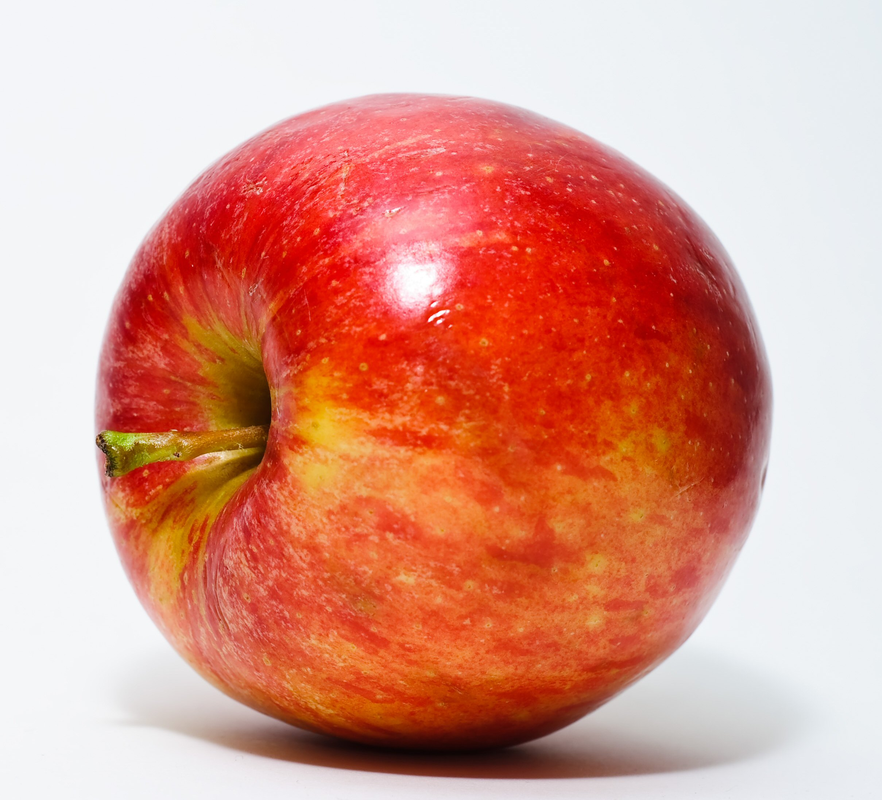
#> input picture tests/fixtures/apple.png, 882 x 800 px, shrunk from 2418 x 2192 before the run
$ python -i shapes.py   (imports and definitions only)
#> lines starting #> are read from the running program, lines starting #| are printed output that depends on the picture; after the words box and inside, x2 and y2 are one past the last pixel; in counts of white or black regions, pixels touching at a corner belong together
### vi3ion/core/geometry/edges.py
"""Edge extraction.

Two complementary passes:
  * Canny on the luminance gradient (strong, clean edges)
  * adaptive threshold (low-contrast UI borders that Canny misses)

The union is intentionally permissive. Contour filtering and OCR-aware response
hygiene remove the resulting noise later.
"""

from __future__ import annotations

import cv2
import numpy as np


def edge_map(bgr: np.ndarray, sigma: float = 0.33) -> tuple[np.ndarray, dict]:
    gray = cv2.cvtColor(bgr, cv2.COLOR_BGR2GRAY)
    blurred = cv2.GaussianBlur(gray, (3, 3), 0)
    median = float(np.median(gray))
    lower = int(max(0, (1.0 - sigma) * median))
    upper = int(min(255, (1.0 + sigma) * median))
    if upper - lower < 20:
        lower, upper = max(0, lower - 20), min(255, upper + 20)
    canny = cv2.Canny(blurred, lower, upper, L2gradient=True)

    block = 15 if min(gray.shape[:2]) >= 120 else 9
    adaptive = cv2.adaptiveThreshold(
        blurred,
        255,
        cv2.ADAPTIVE_THRESH_MEAN_C,
        cv2.THRESH_BINARY_INV,
        block,
        3,
    )

    edges = cv2.bitwise_or(canny, adaptive)
    edges = cv2.morphologyEx(edges, cv2.MORPH_CLOSE, np.ones((3, 3), np.uint8), iterations=1)
    return edges, {
        "threshold_low": lower,
        "threshold_high": upper,
        "edge_density": round(float((edges > 0).mean()), 4),
        "median_luma": round(median, 1),
        "adaptive_block": block,
    }

### vi3ion/core/geometry/contours.py
"""Contour extraction. Contours are geometry, not semantics."""

from __future__ import annotations

import cv2
import numpy as np


def extract_contours(
    edges: np.ndarray,
    min_area: float = 120.0,
    max_area_ratio: float = 0.98,
) -> list[np.ndarray]:
    contours, _ = cv2.findContours(edges, cv2.RETR_LIST, cv2.CHAIN_APPROX_SIMPLE)
    image_area = float(edges.shape[0] * edges.shape[1])
    kept: list[np.ndarray] = []
    for contour in contours:
        area = float(cv2.contourArea(contour))
        if area < min_area or area > image_area * max_area_ratio:
            continue
        kept.append(contour)
    kept.sort(key=lambda c: cv2.contourArea(c), reverse=True)
    return kept

### vi3ion/core/geometry/shapes.py
"""Shape classification from contours.

A rectangle detector establishes a rectangular region. It does not establish
that the region is a button. That distinction is preserved in the evidence.
"""

from __future__ import annotations

from dataclasses import dataclass, field

import cv2
import numpy as np

from .contours import extract_contours
from .edges import edge_map

MIN_AREA_RATIO = 0.00028
MAX_SHAPES = 60


@dataclass
class ShapeDetection:
    shape: str
    x: float
    y: float
    w: float
    h: float
    area: float
    perimeter: float
    solidity: float
    fill_ratio: float
    circularity: float
    aspect_ratio: float
    vertices: int
    angle: float
    confidence: float
    touches_border: bool = False
    attributes: dict = field(default_factory=dict)

    @property
    def bbox(self) -> tuple[float, float, float, float]:
        return (self.x, self.y, self.x + self.w, self.y + self.h)


@dataclass
class GeometryResult:
    shapes: list[ShapeDetection] = field(default_factory=list)
    diagnostics: dict = field(default_factory=dict)
    edges: np.ndarray | None = None


def _classify(contour: np.ndarray, image_area: float) -> ShapeDetection | None:
    area = float(cv2.contourArea(contour))
    if area <= 0:
        return None
    x, y, w, h = cv2.boundingRect(contour)
    if w < 4 or h < 4:
        return None

    perimeter = float(cv2.arcLength(contour, True))
    if perimeter <= 0:
        return None
    approx = cv2.approxPolyDP(contour, 0.02 * perimeter, True)
    vertices = int(len(approx))
    hull = cv2.convexHull(contour)
    hull_area = float(cv2.contourArea(hull)) or 1.0
    solidity = max(0.0, min(1.0, area / hull_area))
    fill_ratio = max(0.0, min(1.0, area / float(w * h)))
    circularity = max(0.0, min(1.0, 4.0 * np.pi * area / (perimeter * perimeter)))
    aspect_ratio = w / float(h) if h else 0.0
    rect = cv2.minAreaRect(contour)
    angle = float(rect[2])

    is_convex = bool(cv2.isContourConvex(approx))
    shape = "polygon"
    confidence = 0.35 + 0.25 * solidity

    if vertices == 4 and is_convex and fill_ratio >= 0.72:
        if 0.88 <= aspect_ratio <= 1.12:
            shape, confidence = "square", min(0.95, 0.55 + 0.45 * fill_ratio)
        else:
            shape, confidence = "rectangle", min(0.95, 0.55 + 0.45 * fill_ratio)
    elif vertices == 3 and fill_ratio >= 0.45:
        shape, confidence = "triangle", min(0.9, 0.45 + 0.5 * fill_ratio)
    elif circularity >= 0.78 and vertices >= 6:
        shape, confidence = "circle", min(0.95, circularity)
    elif fill_ratio >= 0.9 and circularity >= 0.65:
        shape, confidence = "ellipse", min(0.9, circularity)
    elif 4 <= vertices <= 12 and is_convex and fill_ratio >= 0.8 and solidity >= 0.85 and circularity < 0.72:
        # Rounded rectangles land here: corners inflate the vertex count.
        shape, confidence = "rectangle", min(0.92, 0.6 + 0.35 * fill_ratio)
    elif vertices <= 6 and fill_ratio >= 0.55:
        shape, confidence = "polygon", min(0.85, 0.4 + 0.4 * fill_ratio)

    # Extremely elongated, low-fill contours are usually rules/dividers, not elements.
    if max(w, h) / max(1.0, min(w, h)) > 30 and fill_ratio < 0.4:
        return None
    if min(w, h) < 6:
        return None
    if area / image_area > 0.95:
        return None

    return ShapeDetection(
        shape=shape,
        x=float(x),
        y=float(y),
        w=float(w),
        h=float(h),
        area=area,
        perimeter=perimeter,
        solidity=round(solidity, 4),
        fill_ratio=round(fill_ratio, 4),
        circularity=round(circularity, 4),
        aspect_ratio=round(aspect_ratio, 3),
        vertices=vertices,
        angle=round(angle, 2),
        confidence=round(float(confidence), 3),
        attributes={"approx_vertices": vertices, "convex": is_convex},
    )


def detect_shapes(
    bgr: np.ndarray,
    min_area_ratio: float = MIN_AREA_RATIO,
    max_shapes: int = MAX_SHAPES,
) -> GeometryResult:
    height, width = bgr.shape[:2]
    image_area = float(width * height)
    edges, stats = edge_map(bgr)
    contours = extract_contours(edges, min_area=max(80.0, min_area_ratio * image_area))

    detections: list[ShapeDetection] = []
    for contour in contours:
        detection = _classify(contour, image_area)
        if detection is None:
            continue
        x0, y0, x1, y1 = detection.bbox
        detection.touches_border = bool(
            x0 <= 1 or y0 <= 1 or x1 >= width - 1 or y1 >= height - 1
        )
        detections.append(detection)

    # Drop near-duplicate boxes (nested contours of the same visible frame).
    detections.sort(key=lambda d: d.area, reverse=True)
    kept: list[ShapeDetection] = []
    for candidate in detections:
        duplicate = False
        for existing in kept:
            ix = max(0.0, min(candidate.x + candidate.w, existing.x + existing.w) - max(candidate.x, existing.x))
            iy = max(0.0, min(candidate.y + candidate.h, existing.y + existing.h) - max(candidate.y, existing.y))
            intersection = ix * iy
            union = candidate.area + existing.area - intersection
            if union > 0 and intersection / union > 0.9:
                duplicate = True
                break
            # Nested contour of the same visible element (rounded border + inner frame).
            smaller, larger = (candidate, existing) if candidate.area <= existing.area else (existing, candidate)
            if (
                larger.area > 0
                and smaller.area / larger.area > 0.55
                and larger.x <= smaller.x + 3
                and larger.y <= smaller.y + 3
                and larger.x + larger.w >= smaller.x + smaller.w - 3
                and larger.y + larger.h >= smaller.y + smaller.h - 3
            ):
                duplicate = True
                break
        if not duplicate:
            kept.append(candidate)
        if len(kept) >= max_shapes:
            break

    kept.sort(key=lambda d: (d.y, d.x))
    lines = detect_lines(edges)
    diagnostics = {
        **stats,
        "contours_total": len(contours),
        "shapes_kept": len(kept),
        "shape_counts": _count_shapes(kept),
        "horizontal_lines": lines["horizontal"],
        "vertical_lines": lines["vertical"],
        "grid_like": bool(lines["horizontal"] >= 3 and lines["vertical"] >= 3),
        "analysis_size": [width, height],
    }
    return GeometryResult(shapes=kept, diagnostics=diagnostics, edges=edges)


def _count_shapes(shapes: list[ShapeDetection]) -> dict[str, int]:
    counts: dict[str, int] = {}
    for shape in shapes:
        counts[shape.shape] = counts.get(shape.shape, 0) + 1
    return counts


def detect_lines(edges: np.ndarray, min_length_ratio: float = 0.04) -> dict:
    height, width = edges.shape[:2]
    min_length = max(20, int(min(width, height) * min_length_ratio))
    segments = cv2.HoughLinesP(
        edges, 1, np.pi / 180.0, threshold=50, minLineLength=min_length, maxLineGap=8
    )
    horizontal = vertical = diagonal = 0
    if segments is not None:
        segments = np.asarray(segments)
        if segments.ndim == 3:
            segments = segments[:, 0]
        for line in segments:
            x1, y1, x2, y2 = (int(v) for v in line[:4])
            dx, dy = abs(x2 - x1), abs(y2 - y1)
            if dx >= dy * 6:
                horizontal += 1
            elif dy >= dx * 6:
                vertical += 1
            else:
                diagonal += 1
    return {"horizontal": horizontal, "vertical": vertical, "diagonal": diagonal}

>>> import cv2
>>> picture = cv2.imread('../../../tests/fixtures/apple.png')
#> picture is the input picture: shape (800, 882, 3); mean B, G, R 140.5, 155.7, 219.8
>>> result = detect_shapes(picture)
#> in edge_map, `gray = cv2.cvtColor(bgr, cv2.COLOR_BGR2GRAY)`:
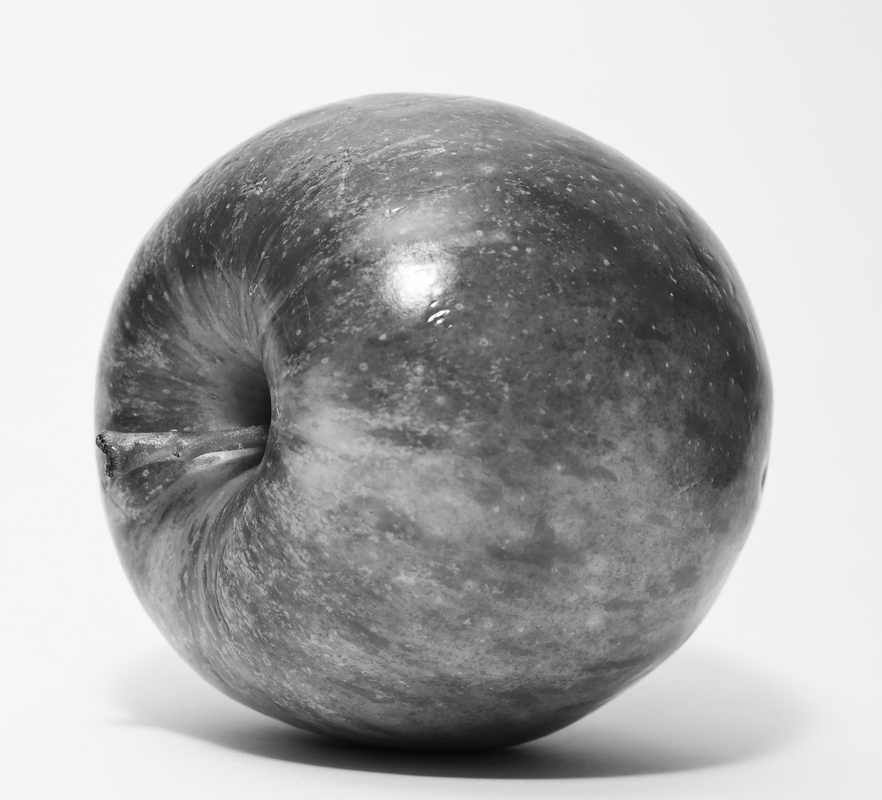
#> gray: shape (800, 882); min 6, max 255, mean 173.1
#> in edge_map, `median = float(np.median(gray))`: median = 178
#> in edge_map, `lower = int(max(0, (1.0 - sigma) * median))`: lower = 119
#> in edge_map, `upper = int(min(255, (1.0 + sigma) * median))`: upper = 236
#> in edge_map, `canny = cv2.Canny(blurred, lower, upper, L2gradient=True)`:
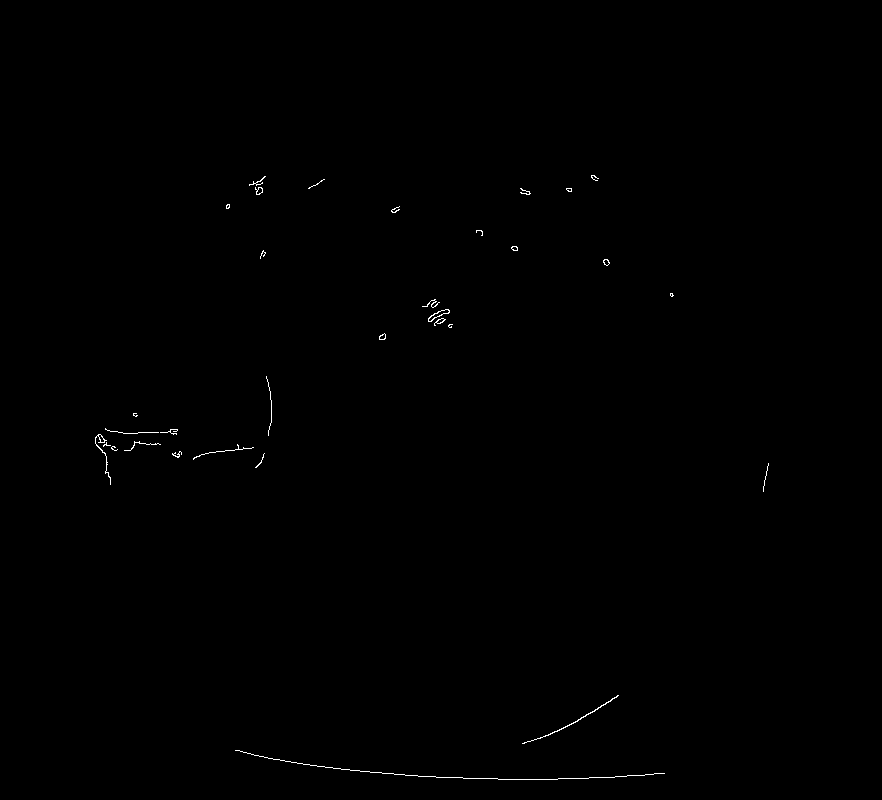
#> canny: shape (800, 882); 0.21% white in thin lines or dots, all inside (x1, y1, x2, y2) = (95, 175, 769, 780)
#> in edge_map, `adaptive = cv2.adaptiveThreshold( blurred, 255, cv2.ADAPTIVE_THRESH_ME..`:
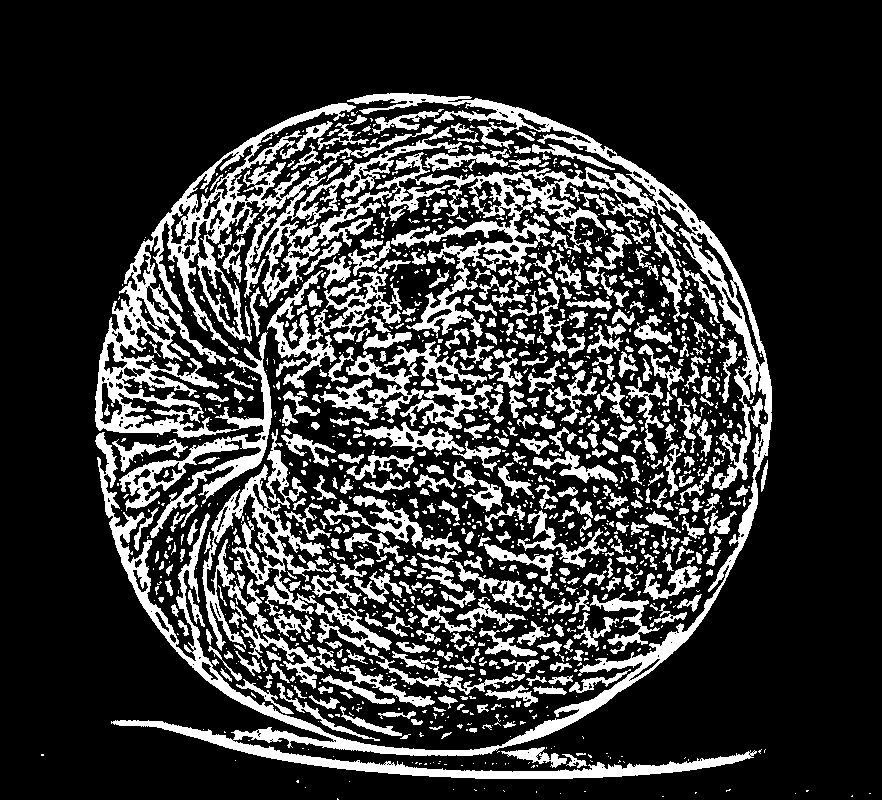
#> adaptive: shape (800, 882); 21.6% white; 1415 white regions (906 under 20 px), largest, box (x1, y1, x2, y2) and area: (95, 93, 772, 779) 65562, (202, 464, 525, 695) 8470, (320, 351, 504, 430) 3662
#> in edge_map, `edges = cv2.bitwise_or(canny, adaptive)`:
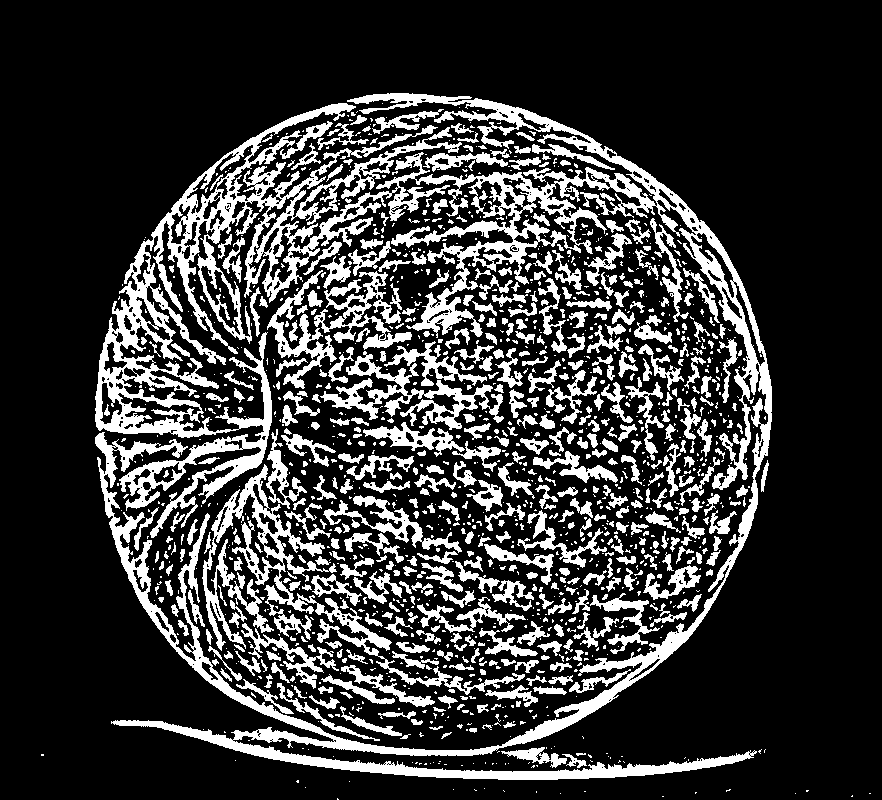
#> edges: shape (800, 882); 21.8% white; 1412 white regions (905 under 20 px), largest, box (x1, y1, x2, y2) and area: (95, 93, 772, 780) 67112, (202, 464, 525, 695) 8470, (320, 351, 504, 430) 3662
#> in edge_map, `edges = cv2.morphologyEx(edges, cv2.MORPH_CLOSE, np.ones((3, 3), np.ui..`:
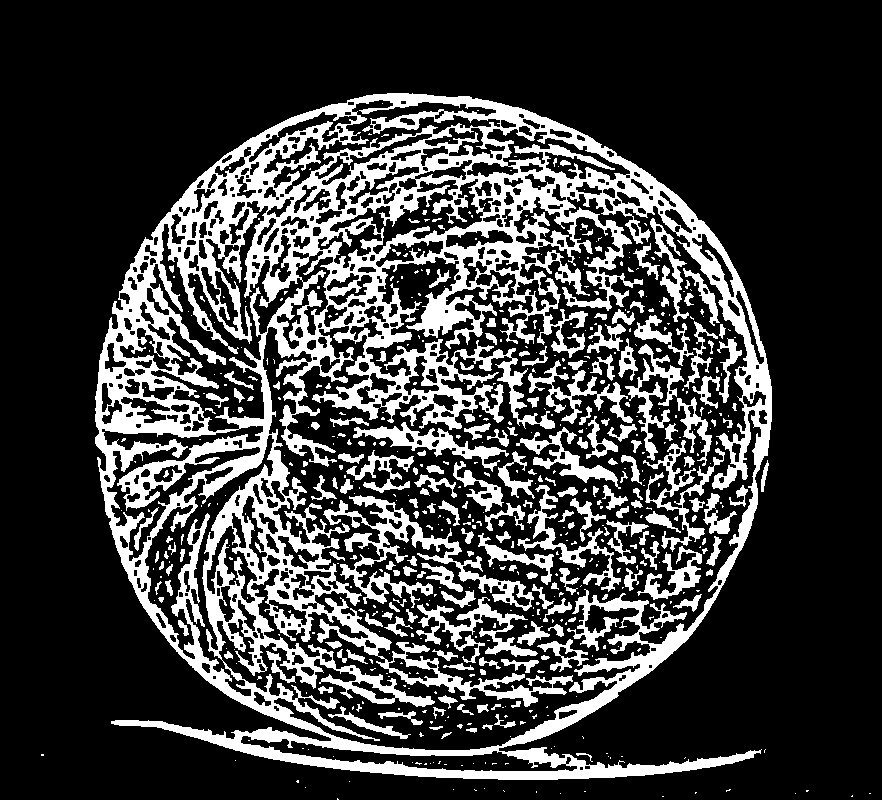
#> edges: shape (800, 882); 24% white; 595 white regions (393 under 20 px)
#> in detect_shapes, `edges, stats = edge_map(bgr)`: stats = {'threshold_low': 119, 'threshold_high': 236, 'edge_density': 0.24, 'median_luma': 178, 'adaptive_block': 15}
#> in extract_contours, `contours, _ = cv2.findContours(edges, cv2.RETR_LIST, cv2.CHAIN_APPROX_..`: contours = 1046 contours, 524 with area under 20; largest, box (x1, y1, x2, y2) and area: (95, 93, 772, 780) 362540, (216, 193, 762, 751) 170108, (149, 200, 304, 433) 11868, (144, 434, 275, 697) 7800, (101, 425, 264, 562) 5842
#> the loop in extract_contours, `for contour in contours:` made 1046 passes
#> area on passes 20, 36, 51: 22, 34, 3970.5
#> after the loop in extract_contours, `for contour in contours:`: kept = 109 contours; largest, box (x1, y1, x2, y2) and area: (95, 93, 772, 780) 362540, (216, 193, 762, 751) 170108, (149, 200, 304, 433) 11868, (144, 434, 275, 697) 7800, (101, 425, 264, 562) 5842
#> in detect_shapes, `contours = extract_contours(edges, min_area=max(80.0, min_area_ratio *..`: contours has the same summary as kept in extract_contours
#> the loop in detect_shapes, `for contour in contours:` made 109 passes
#> (area in _classify, x in _classify, y in _classify, w in _classify, h in _classify, perimeter in _classify, vertices in _classify, hull_area in _classify) on passes 1, 3, 4, 5, 7, 9, 10, 11, 12, 13, 14, 15: (362539.5, 95, 93, 677, 687, 3528.8, 9, 403201.5), (11868.5, 149, 200, 155, 233, 2751.4, 8, 27249), (7800, 144, 434, 131, 263, 1695.7, 7, 21475.5), (5842, 101, 425, 163, 137, 1538.6, 8, 13286), (4493.5, 323, 495, 211, 116, 2049.3, 7, 15253.5), (3755.5, 329, 178, 155, 77, 1026, 10, 7132.5), (2648, 486, 128, 145, 53, 845.8, 9, 4596.5), (1792, 276, 250, 58, 100, 668, 11, 3630), (1781, 416, 597, 122, 66, 1045, 10, 5897), (1711, 353, 422, 156, 50, 553.4, 8, 3645.5), (1456.5, 517, 485, 104, 107, 871.5, 10, 5996), (1453.5, 206, 525, 52, 79, 494.6, 9, 2658.5)
#> (area in _classify, x in _classify, y in _classify, w in _classify, h in _classify, perimeter in _classify, approx in _classify, vertices in _classify) on passes 2, 6, 8: (170108.5, 216, 193, 546, 558, 14762.5, [[655, 205], [688, 629], [234, 673]], 3), (4908, 263, 99, 238, 96, 1603.6, [[500, 120], [263, 172], [365, 143], [359, 102]], 4), (3970.5, 240, 735, 338, 37, 802.6, [[240, 740], [577, 768]], 2)
#> the loop in detect_shapes, `for candidate in detections:` made 69 passes
#> the loop in detect_lines, `for line in segments:` made 2641 passes
#> line on passes 1 to 3: [505, 231, 563, 173], [234, 641, 360, 515], [668, 475, 741, 548]
#> the loop in _count_shapes, `for shape in shapes:` made 60 passes
